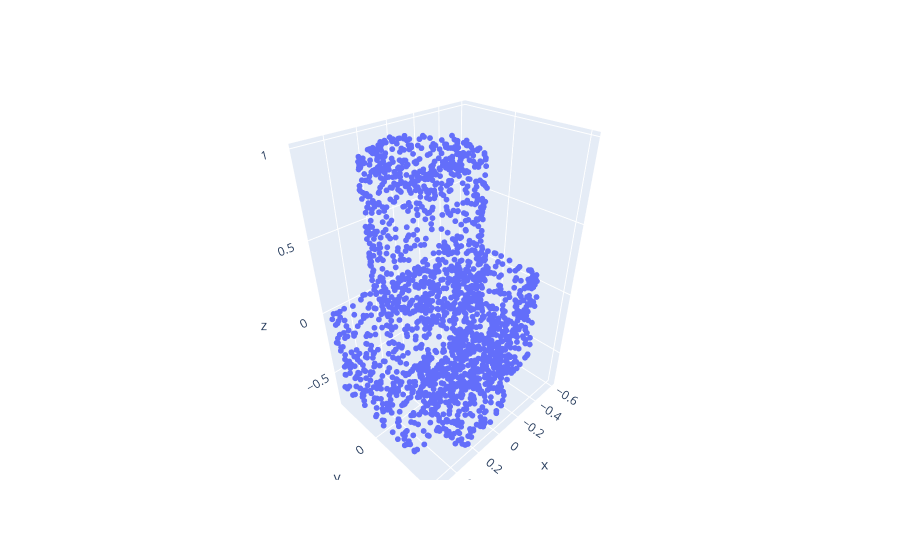

The cell this chart's notebook holds for it:
### Code cell
pointcloud_path = os.path.join(os.path.dirname(obj_pointcloud.__file__), '101352/obj_pointcloud.npy')
data = np.load(pointcloud_path, allow_pickle=True)
x = data[:, 0]
y = data[:, 1]
z = data[:, 2]

# 3D plot (Plotly), except the points ([0, 0, 0])
fig = go.Figure(
    [go.Scatter3d(x=x, y=y,z=z, mode='markers',
        marker=dict(
            size=2
            ))
        ]
)
fig.show()

### Figure 1 — Plotly figure (JSON) as saved in the notebook; plotly's stock layout.template omitted (floating-point values rounded to 4 significant figures; data arrays with more than 128 entries replaced by an {"elided": "..."} marker saying what was removed)
{"data": [{"marker": {"size": 2}, "mode": "markers", "type": "scatter3d", "x": {"elided": "2000 float values"}, "y": {"elided": "2000 float values"}, "z": {"elided": "2000 float values"}}], "layout": {}}
